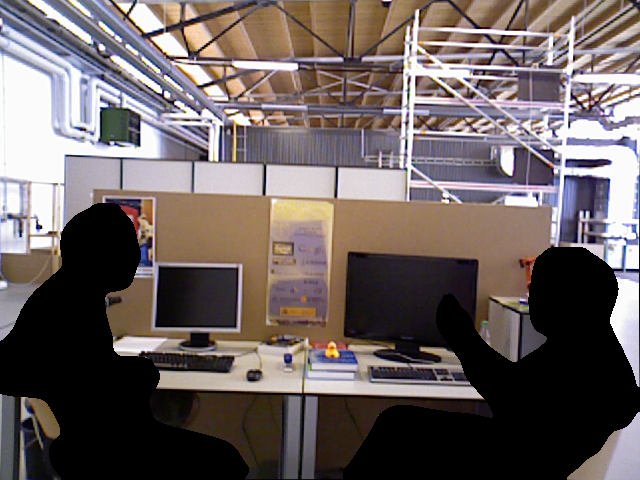
#> input picture masking/masks/rgbd_dataset_freiburg3_sitting_xyz/1341845822.989939.png, 640 x 480 px, found by its file name; its folder holds only this picture in this run
$ python evaluate_segmentation.py
#> lines starting #> are read from the running program, lines starting #| are printed output that depends on the picture
import os
import cv2
import numpy as np

def evaluate_metrics():
    base_dir = os.path.join(os.getcwd(), "segmentation/masks")

    sequences = [
        "rgbd_dataset_freiburg3_sitting_xyz",
        "rgbd_dataset_freiburg3_walking_static",
        "rgbd_dataset_freiburg3_walking_xyz"
    ]

    # this needs to be modified:
    # "ground truth 2 bc each frame in this set should have 2 people" is an incorrect assumption
    GROUND_TRUTH_COUNT = 2

    for seq in sequences:
        seq_path = os.path.join(base_dir, seq)
        if not os.path.exists(seq_path):
            print(f"Skipping {seq}: Directory not found.")
            continue

        tp, fp, fn = 0, 0, 0
        frame_files = [f for f in os.listdir(seq_path) if f.endswith('.png')]

        print(f"Analyzing {seq} ({len(frame_files)} frames)...")

        for frame_file in frame_files:
            mask_path = os.path.join(seq_path, frame_file)
            mask = cv2.imread(mask_path, cv2.IMREAD_GRAYSCALE)
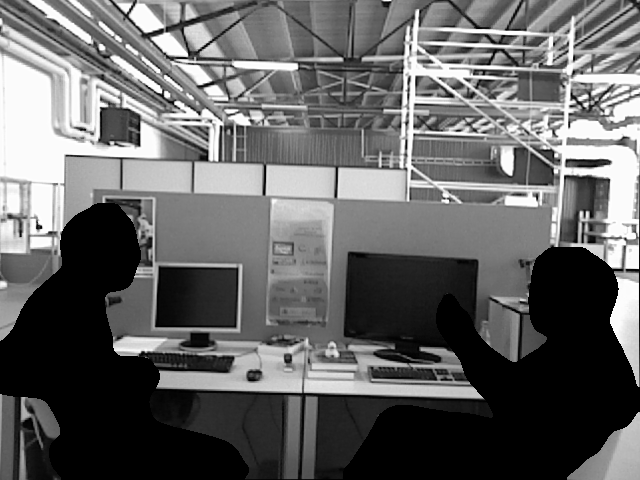
#> mask: shape (480, 640); min 0, max 254, mean 100.7
            num_labels, labels, stats, centroids = cv2.connectedComponentsWithStats(mask, connectivity=8)
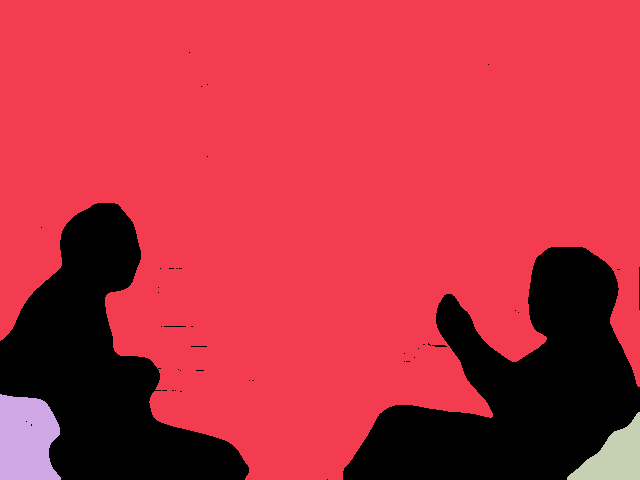
#> labels: shape (480, 640) int32; 4 distinct labels, from 0 to 3; one colour per label, 0 black
#> num_labels = 4; stats = [[0, 52, 640, 428, 67810], [0, 0, 640, 480, 232416], [0, 394, 61, 86, 4416], [567, 412, 73, 68, 2558]]; centroids = [[325.2, 379.4], [320.2, 192.5], [26.18, 438.7], [614.4, 456.8]]

            detected_count = 0
            for i in range(1, num_labels):
                if stats[i, cv2.CC_STAT_AREA] > 500:
                    detected_count += 1
#> after the loop, detected_count = 3

            # metrics calculation
            tp += min(detected_count, GROUND_TRUTH_COUNT)
#> tp = 2
            fp += max(0, detected_count - GROUND_TRUTH_COUNT)
#> fp = 1
            fn += max(0, GROUND_TRUTH_COUNT - detected_count)
#> fn = 0

        # final metrics
        precision = tp / (tp + fp) if (tp + fp) > 0 else 0
#> precision = 0.667
        recall = tp / (tp + fn) if (tp + fn) > 0 else 0
#> recall = 1
        f1_score = 2 * (precision * recall) / (precision + recall) if (precision + recall) > 0 else 0
#> f1_score = 0.8
        accuracy = tp / (tp + fp + fn) if (tp + fp + fn) > 0 else 0
#> accuracy = 0.667
#> pass 3 of the loop in evaluate_metrics, `for seq in sequences:`:
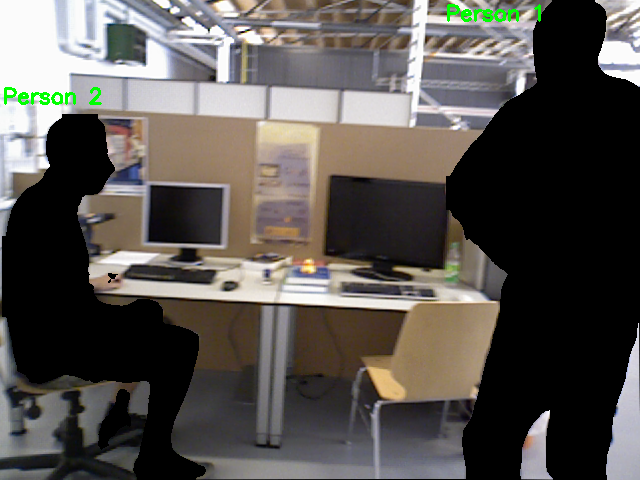
#> input picture masking/masks/rgbd_dataset_freiburg3_walking_xyz/1341846314.089801.png, 640 x 480 px, found by its file name
#> in evaluate_metrics, `mask = cv2.imread(mask_path, cv2.IMREAD_GRAYSCALE)`:
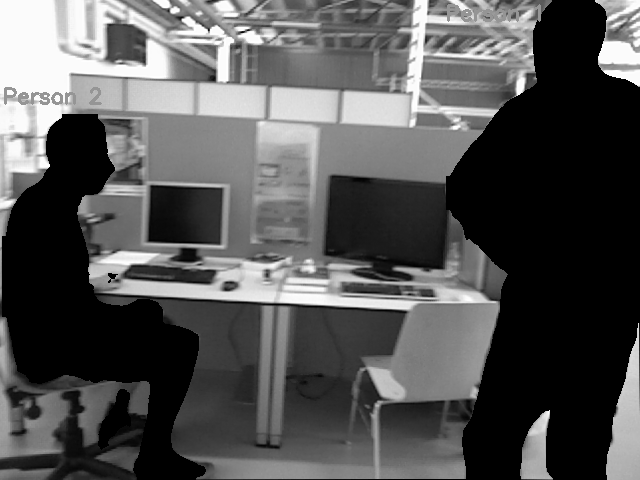
#> mask: shape (480, 640); min 0, max 254, mean 84.7
#> in evaluate_metrics, `num_labels, labels, stats, centroids = cv2.connectedComponentsWithStat..`:
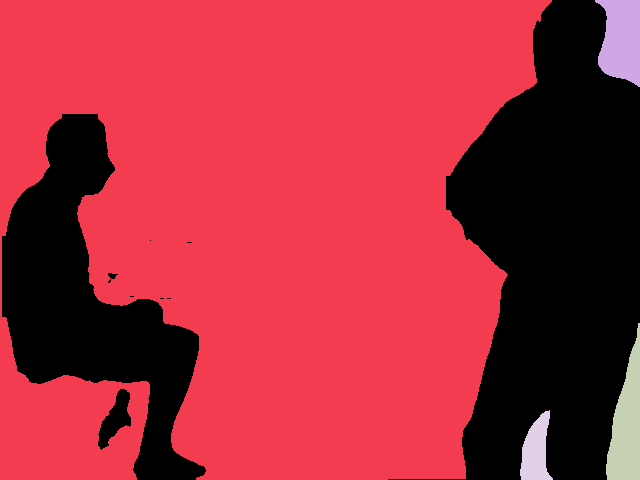
#> labels: shape (480, 640) int32; 5 distinct labels, from 0 to 4; one colour per label, 0 black
#> num_labels = 5; stats = [[2, 0, 638, 480, 97227], [0, 0, 552, 480, 202377], [595, 0, 45, 87, 2966], [606, 323, 34, 157, 3177], [520, 410, 33, 70, 1453]]; centroids = [[401.2, 269], [269.5, 223.8], [621.1, 39.82], [626.7, 424.1], [535.5, 450.6]]
#> after the loop in evaluate_metrics, `for i in range(1, num_labels):`: detected_count = 4
#> fp = 2
#> precision = 0.5
#> f1_score = 0.667
#> accuracy = 0.5

        # Save results to a file in the segmentation folder
        output_file = os.path.join(os.getcwd(), "segmentation", f"{seq}_metrics.txt")

        with open(output_file, 'w') as f:
            f.write(f"Results for sequence: {seq}\n")
            f.write("-" * 30 + "\n")
            f.write(f"Total Frames: {len(frame_files)}\n")
            f.write(f"Ground Truth (People per frame): {GROUND_TRUTH_COUNT}\n\n")
            f.write("CONFUSION MATRIX DATA\n")
            f.write(f"True Positives (TP):  {tp}\n")
            f.write(f"False Positives (FP): {fp}\n")
            f.write(f"False Negatives (FN): {fn}\n")
            f.write(f"True Negatives (TN):  0 (N/A for detection)\n\n")
            f.write("PERFORMANCE METRICS\n")
            f.write(f"Precision: {precision:.4f}\n")
            f.write(f"Recall:    {recall:.4f}\n")
            f.write(f"F1 Score:  {f1_score:.4f}\n")
            f.write(f"Accuracy:  {accuracy:.4f}\n")

        print(f"Results saved to {output_file}")

if __name__ == "__main__":
    evaluate_metrics()
